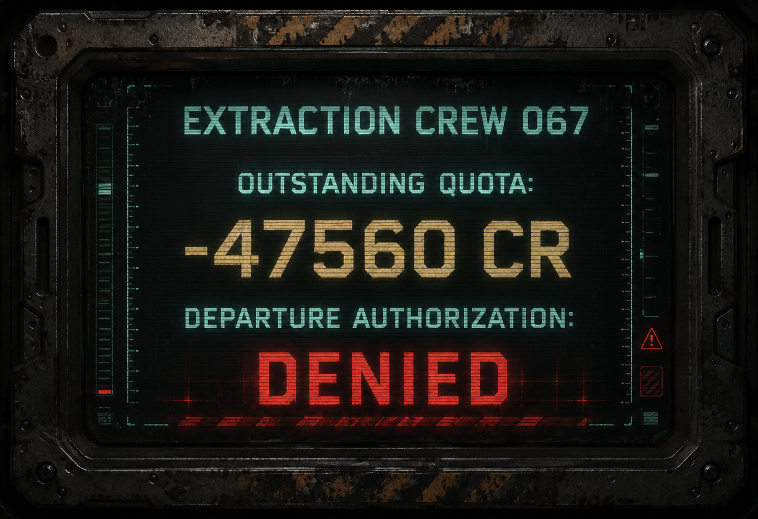
#> input picture assets/art/environment/elevator_car/screen/t_elevator_screen_plate.png, 1516 x 1038 px (shown at 1/2 size)
$ python measure_screen_rect.py
#> lines starting #> are read from the running program, lines starting #| are printed output that depends on the picture; long printed decimals are rounded
"""Derive elevator_screen.gdshader's screen_rect from the plate texture.

The rect names the inner glass, and it has to hide every baked pixel of the
concept render's readout without eating the bezel's inner highlight. The boundary
that does that is the bevel shadow -- the darkest gutter between the lip and the
glass -- so this finds the luminance minimum on each side rather than asking
anyone to drag a slider. Re-run it whenever the plate is re-exported.
"""

from pathlib import Path

import numpy as np
from PIL import Image, ImageFilter

PLATE = (
    Path(__file__).resolve().parents[4]
    / "assets/art/environment/elevator_car/screen/t_elevator_screen_plate.png"
)

# Search windows, in plate pixels. Wide enough to survive a re-export that shifts
# the bezel a little, narrow enough that the hazard stripes cannot win the minimum.
SEARCH = {"left": (60, 300), "right": (1250, 1470), "top": (40, 260), "bottom": (760, 1000)}


def main() -> int:
    image = Image.open(PLATE).convert("RGB")
#> image is the input picture: PIL image 1516x1038 RGB; mean R, G, B 25.8, 24.8, 20.7
    width, height = image.size
#> width = 1516; height = 1038
    blurred = np.asarray(image.convert("L").filter(ImageFilter.GaussianBlur(9)), dtype=float)
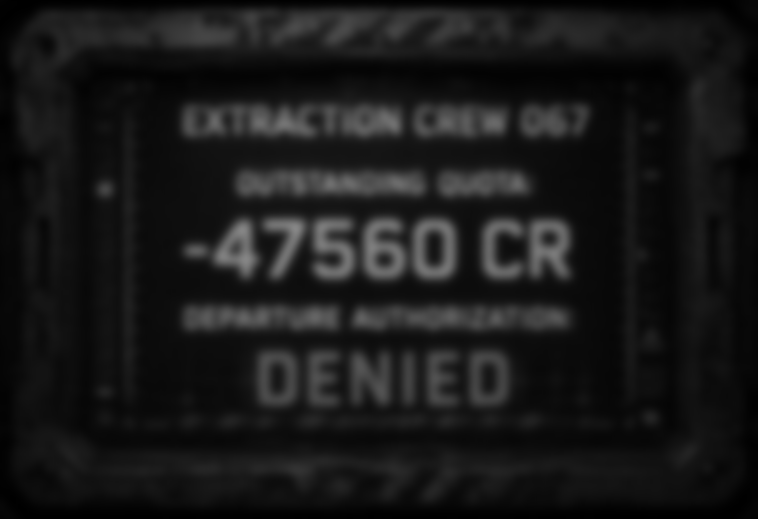
#> blurred: shape (1038, 1516) float64 (shown at 1/2 size); min 0, max 135, mean 24.6

    columns = blurred[250:800, :].mean(axis=0)
#> columns = 1516 values, max 57.57 at index 639, min 4.93 at index 1515, mean 28.75
    rows = blurred[:, 300:1200].mean(axis=1)
#> rows = 1038 values, max 69.1 at index 454, min 0.511 at index 1033, mean 31.66

    left = SEARCH["left"][0] + int(np.argmin(columns[slice(*SEARCH["left"])]))
#> left = 171
    right = SEARCH["right"][0] + int(np.argmin(columns[slice(*SEARCH["right"])]))
#> right = 1337
    top = SEARCH["top"][0] + int(np.argmin(rows[slice(*SEARCH["top"])]))
#> top = 146
    bottom = SEARCH["bottom"][0] + int(np.argmin(rows[slice(*SEARCH["bottom"])]))
#> bottom = 878

    rect = (left / width, top / height, (right - left) / width, (bottom - top) / height)
#> rect = (0.113, 0.141, 0.769, 0.705)

    print(f"plate      {width} x {height}")
#| plate      1516 x 1038
    print(f"glass px   x {left}..{right}  y {top}..{bottom}")
#| glass px   x 171..1337  y 146..878
    print(f"glass size {right - left} x {bottom - top}  aspect {(right - left) / (bottom - top):.4f}")
#| glass size 1166 x 732  aspect 1.5929
    print("screen_rect = vec4({:.6f}, {:.6f}, {:.6f}, {:.6f})".format(*rect))
#| screen_rect = vec4(0.1128, 0.1407, 0.7691, 0.7052)

    # The baked readout must fall inside the rect. Only the glass is checked: the
    # bezel's hazard stripes are legitimately bright and would fail a whole-image
    # version of this test.
    glass = np.asarray(image, dtype=float)[top:bottom, left:right] / 255.0
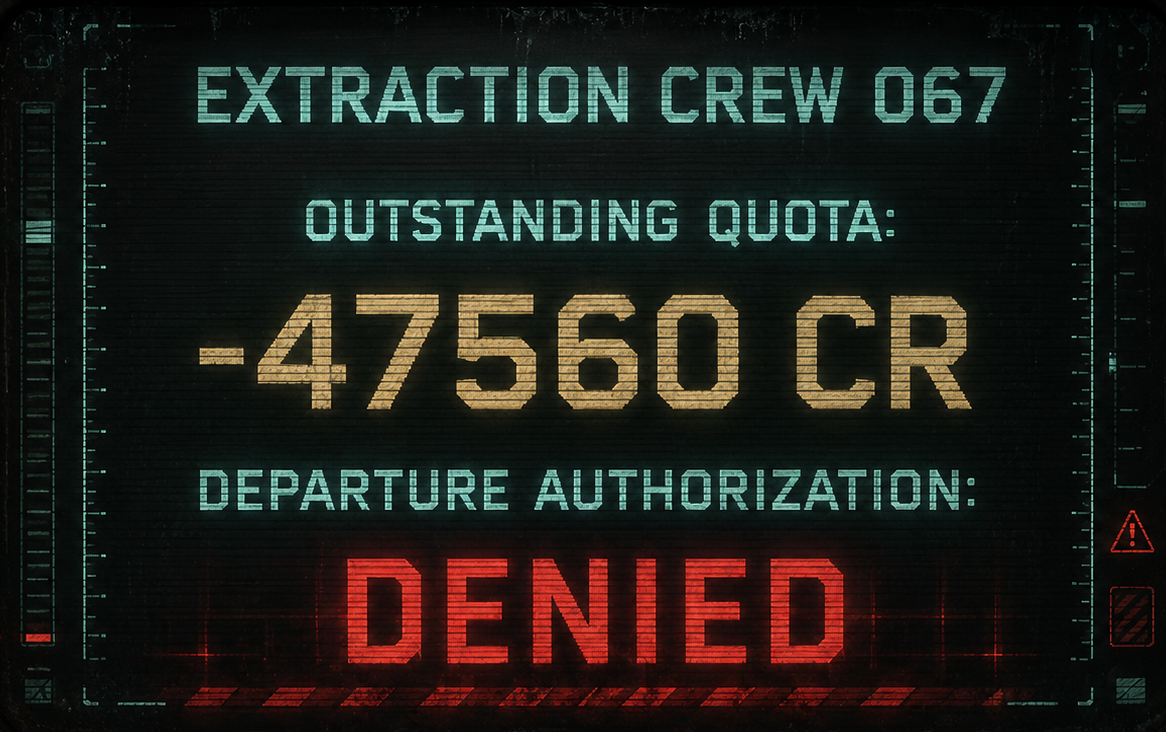
#> glass: shape (732, 1166, 3) float64; mean R, G, B 0.124, 0.121, 0.101
    luma = glass @ np.array([0.2126, 0.7152, 0.0722])
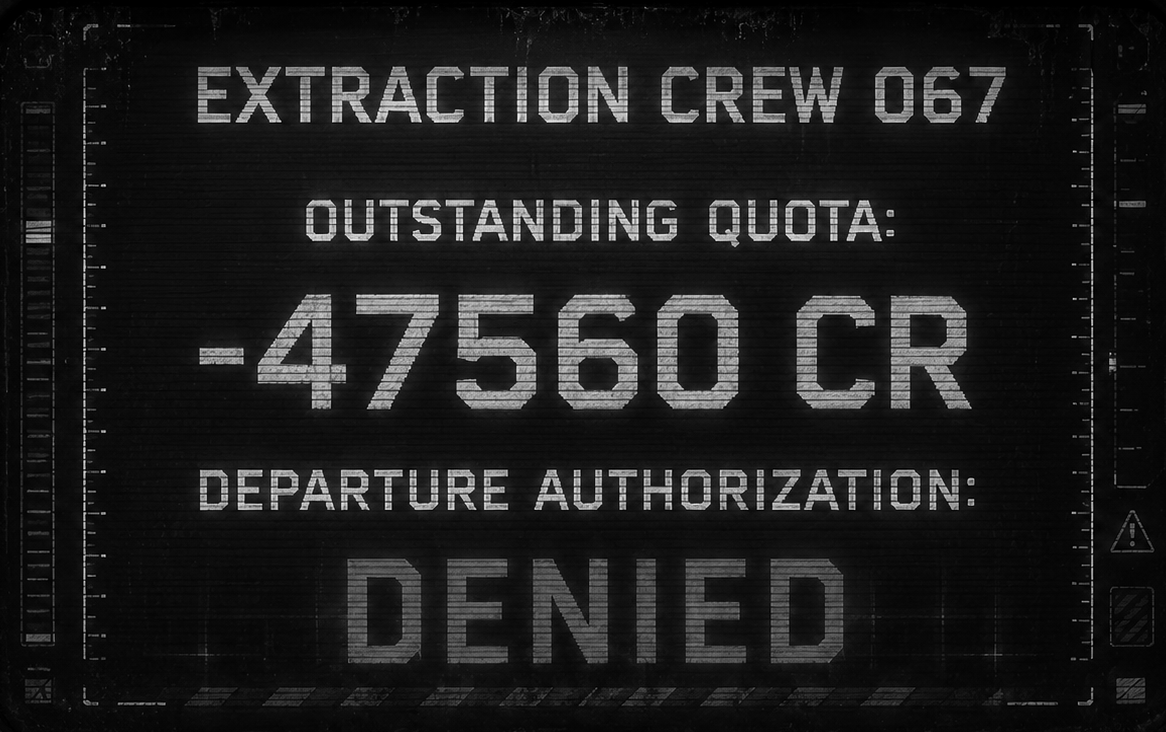
#> luma: shape (732, 1166) float64; min 0, max 0.964, mean 0.12
    ys, xs = np.where(luma > 0.25)
    print(f"baked content inside glass: x {xs.min()}..{xs.max()}  y {ys.min()}..{ys.max()}")
#| baked content inside glass: x 5..1153  y 7..708
    margin = min(xs.min(), ys.min(), (right - left) - xs.max(), (bottom - top) - ys.max())
#> margin = 5
    print(f"tightest margin to the rect edge: {margin} px")
#| tightest margin to the rect edge: 5 px
    return 0 if margin > 0 else 1


if __name__ == "__main__":
    raise SystemExit(main())
#> (the program exits here)
